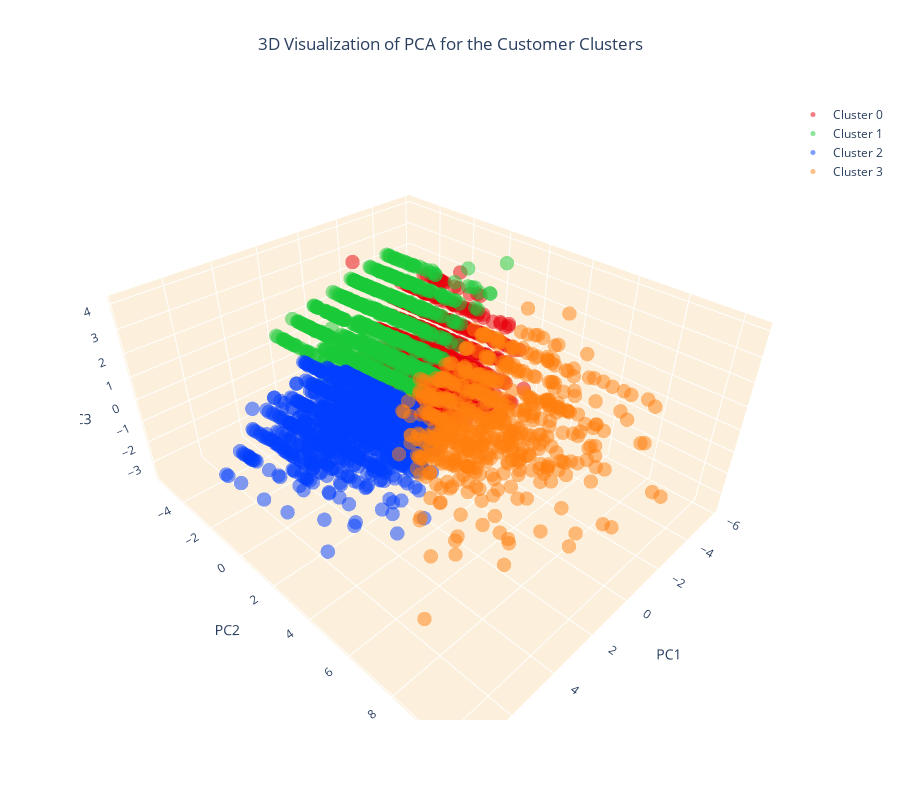

Notebook source saved alongside this figure:
### Markdown cell above
#### 3D-Visualization

### Code cell
colors = ['#e8000b', '#1ac938', '#023eff', '#ff7f0e']

# Create seperate data frames for each cluster
cluster_0 = customer_pca[customer_pca['cluster'] == 0]
cluster_1 = customer_pca[customer_pca['cluster'] == 1]
cluster_2 = customer_pca[customer_pca['cluster'] == 2]
cluster_3 = customer_pca[customer_pca['cluster'] == 3]

# Create a 3D plot
fig = go.Figure()

fig.add_trace(go.Scatter3d(x = cluster_0["PC1"], y = cluster_0['PC2'], z = cluster_0['PC3'],
mode = "markers", marker = dict(color = colors[0], size = 5, opacity = 0.5), name = "Cluster 0"))

fig.add_trace(go.Scatter3d(x = cluster_1["PC1"], y = cluster_1['PC2'], z = cluster_1['PC3'],
mode = "markers", marker = dict(color = colors[1], size = 5, opacity = 0.5), name = "Cluster 1"))

fig.add_trace(go.Scatter3d(x = cluster_2["PC1"], y = cluster_2['PC2'], z = cluster_2['PC3'],
mode = "markers", marker = dict(color = colors[2], size = 5, opacity = 0.5), name = "Cluster 2"))

fig.add_trace(go.Scatter3d(x = cluster_3["PC1"], y = cluster_3['PC2'], z = cluster_3['PC3'],
mode = "markers", marker = dict(color = colors[3], size = 5, opacity = 0.5), name = "Cluster 3"))

fig.update_layout(title = dict(text = "3D Visualization of PCA for the Customer Clusters", x = 0.5),
scene = dict(xaxis = dict(backgroundcolor = "#fcf0dc", gridcolor = 'white', title = 'PC1'),
        yaxis = dict(backgroundcolor = "#fcf0dc", gridcolor = 'white', title = 'PC2'),
        zaxis = dict(backgroundcolor = "#fcf0dc", gridcolor = 'white', title = 'PC3'),
    ),

    width = 900,
    height = 800
)

fig.show()

### Figure 1 — Plotly figure (JSON) as saved in the notebook; plotly's stock layout.template omitted (floating-point values rounded to 4 significant figures; data arrays with more than 128 entries replaced by an {"elided": "..."} marker saying what was removed)
{"data": [{"marker": {"color": "#e8000b", "opacity": 0.5, "size": 5}, "mode": "markers", "name": "Cluster 0", "type": "scatter3d", "x": {"elided": "1276 float values"}, "y": {"elided": "1276 float values"}, "z": {"elided": "1276 float values"}}, {"marker": {"color": "#1ac938", "opacity": 0.5, "size": 5}, "mode": "markers", "name": "Cluster 1", "type": "scatter3d", "x": {"elided": "972 float values"}, "y": {"elided": "972 float values"}, "z": {"elided": "972 float values"}}, {"marker": {"color": "#023eff", "opacity": 0.5, "size": 5}, "mode": "markers", "name": "Cluster 2", "type": "scatter3d", "x": {"elided": "1232 float values"}, "y": {"elided": "1232 float values"}, "z": {"elided": "1232 float values"}}, {"marker": {"color": "#ff7f0e", "opacity": 0.5, "size": 5}, "mode": "markers", "name": "Cluster 3", "type": "scatter3d", "x": {"elided": "590 float values"}, "y": {"elided": "590 float values"}, "z": {"elided": "590 float values"}}], "layout": {"height": 800, "scene": {"xaxis": {"backgroundcolor": "#fcf0dc", "gridcolor": "white", "title": {"text": "PC1"}}, "yaxis": {"backgroundcolor": "#fcf0dc", "gridcolor": "white", "title": {"text": "PC2"}}, "zaxis": {"backgroundcolor": "#fcf0dc", "gridcolor": "white", "title": {"text": "PC3"}}}, "title": {"text": "3D Visualization of PCA for the Customer Clusters", "x": 0.5}, "width": 900}}
